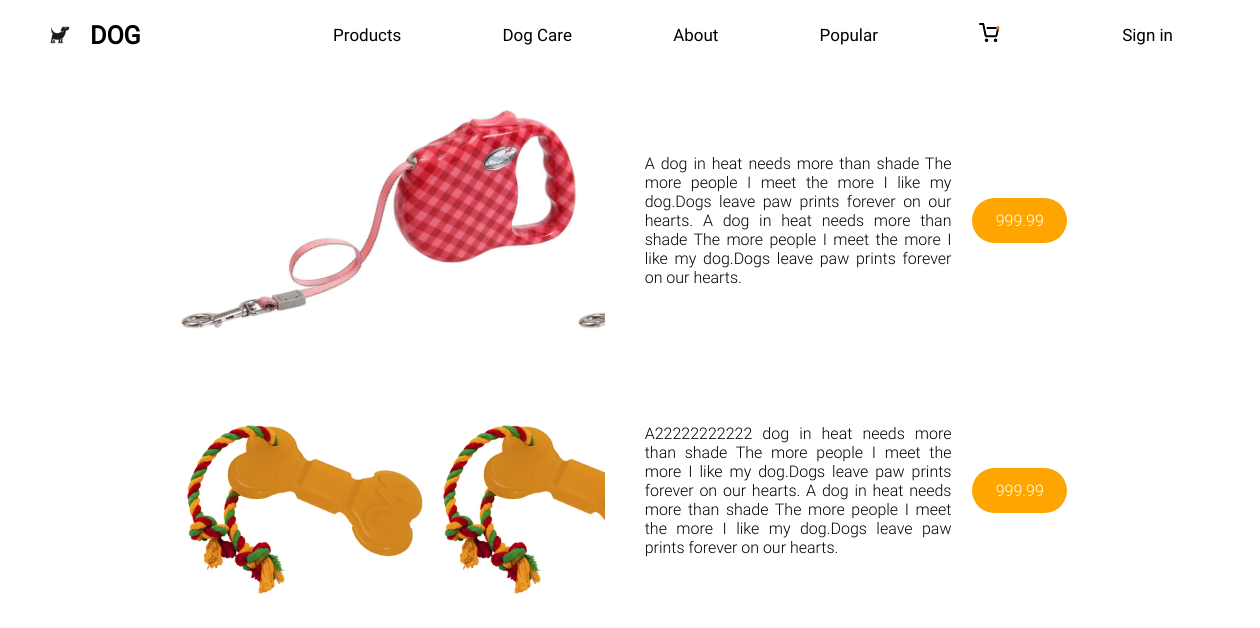
The page /product.php on the database its author committed.
### tables this page shows
CREATE TABLE `product` (
  `id` int NOT NULL,
  `title` varchar(40) NOT NULL,
  `description` varchar(1000) NOT NULL,
  `img` varchar(50) NOT NULL,
  `zena` float NOT NULL DEFAULT '999.99'
);

### product.php (the view, shortened to what this page needs)
<!DOCTYPE html>
<html lang="en">
<head>
    <link rel="stylesheet" href="style.css">
    <link rel="stylesheet" href="styleReg.css">
    <link rel="stylesheet" href="styleProd.css">
    <link rel="stylesheet" href="js.css">
    <link rel="stylesheet" href="mobile.css">
    <link rel="stylesheet" href="fonts.css">
</head>
<body>
    <div class="header">
        <div class="headertop">
            <div class="hedtopleft">
                <img src="logo.jpg" width="60px" height="50px"> <div style="font-family:Roboto-Regular; font-width:300px"><b>
                    <a href='index.php' style="text-decoration: none" class="dog">DOG</a></b></div>
            </div>
            <div class="hedtopcenter">
            <form action="product.php" method="get" target="_blank">
               <button class="b1 col" type="submit" style="">Products</button></form>
            <a href="#DogCare"> <button class="b2 col" type="submit" style="">Dog Care</button></a>
            <a href="#About"><button class="b3 col" type="submit" style="">About</button></a>
            <a href="#PopProd"><button class="b4 col" type="submit" style="">Popular</button></a>
            <a href="korzina.php"><button class="b4 col" type="submit" style=""><img src='korzina.svg'></button></a>
            </div>
            <div class="hedtopright">
                <?php
                    if (empty($_SESSION['login']) or empty($_SESSION['id'])){
                    echo '<form action="registr.php" method="get">
                            <button class="b1 col" type="submit" style="">Sign in</button>
                        </form>';
                    }else{
                    echo "Вы вошли на сайт, как ".$_SESSION['login'].'
                    <form method="get">
                        <input name="signOut" style="display:none" value="true">
                        <button class="b1 col" type="submit" style="">Sign out</button>
                    </form>';
                    }
                ?>
            </div>
    </div>
<?php
include ("bd.php");
$x=0;
echo showProd($x, $db);
function showProd($x, $db){
        $query = "SELECT * FROM product WHERE id > $x and id < $x+5";
		$result = mysqli_query($db, $query) or die(mysqli_error($db));
    $ech='';
    for ($data = []; $row = mysqli_fetch_assoc($result); $data[] = $row){
        $ech .= ('
        <div class="products">
            <div class="cartinka" style="background-image: url(karProd/'.$row['img'].');background-size: contain;"></div>
            <div class="opisanie">'.$row['description'].'</div>
            <div class="zena">
                <a><button class="bzena colzena" type="button" onclick="buy('.$row['id'].')">'.$row['zena'].'</button></a>
            </div>
        </div>');
    }
    return $ech;
}
?>
</body>
</html>

### style.css (style rules this page uses)
* { margin: 0; }
.header { width: 100%; height: 693px; display: flex; justify-content: flex-start; flex-direction: column; align-items: center; }
.headertop { width: 1300px; height: 50px; display: flex; margin-top: 10px; }
.hedtopleft { width: 310px; height: 50px; display: flex; align-items:center; font-size: 25px; padding-left: 50px; }
.hedtopcenter { width: 750px; height: 50px; display: flex; justify-content: space-between; align-items: center; }
button.b1 { margin: 10px; padding: 5px; font-size: 17px; color: Black; text-align: center; border: 0px; cursor: pointer; outline: none; font-family:Roboto-Regular; background: rgb(255, 255, 255); }
button.b2 { margin: 10px; padding: 5px; font-size: 17px; color: Black; text-align: center; border: 0px; cursor: pointer; outline: none; font-family:Roboto-Regular; background: rgb(255, 255, 255); }
button.b3 { margin: 10px; padding: 5px; font-size: 17px; color: Black; text-align: center; border: 0px; cursor: pointer; outline: none; font-family:Roboto-Regular; background: rgb(255, 255, 255); }
button.b4 { margin: 10px; padding: 5px; font-size: 17px; color: rgb(0, 0, 0); text-align: center; border: 0px; cursor: pointer; outline: none; font-family:Roboto-Regular; background: rgb(255, 255, 255); text-decoration: none; }
.hedtopright { width: 285px; height: 50px; display: flex; align-items: center; justify-content: space-evenly; font-family: "Roboto-Light"; font-size: 12px; }

### styleReg.css (style rules this page uses)
* { margin: 0; }
.dog { color:black; }
.header { width: 100%; height: 693px; display: flex; justify-content: flex-start; flex-direction: column; align-items: center; }
.headertop { width: 1300px; height: 50px; display: flex; margin-top: 10px; }
.hedtopleft { width: 310px; height: 50px; display: flex; align-items:center; font-size: 25px; padding-left: 50px; }
.hedtopcenter { width: 750px; height: 50px; display: flex; justify-content: space-between; align-items: center; }
button.b1 { margin: 10px; padding: 5px; font-size: 17px; color: Black; text-align: center; border: 0px; cursor: pointer; outline: none; font-family:Roboto-Regular; background: rgb(255, 255, 255); }
button.b2 { margin: 10px; padding: 5px; font-size: 17px; color: Black; text-align: center; border: 0px; cursor: pointer; outline: none; font-family:Roboto-Regular; background: rgb(255, 255, 255); }
button.b3 { margin: 10px; padding: 5px; font-size: 17px; color: Black; text-align: center; border: 0px; cursor: pointer; outline: none; font-family:Roboto-Regular; background: rgb(255, 255, 255); }
button.b4 { margin: 10px; padding: 5px; font-size: 17px; color: Black; text-align: center; border: 0px; cursor: pointer; outline: none; font-family:Roboto-Regular; background: rgb(255, 255, 255); }

### styleProd.css (style rules this page uses)
* { margin: 0; }
.products { width: 900px; height: 220px; display: flex; margin-top: 50px; }
.cartinka { width: 100%; height: 220px; display: flex; justify-content: center; align-items: center; }
.opisanie { width: 650px; height: 220px; display: flex; align-items: center; text-align: justify; font-family: "Roboto-Light"; font-size: 16px; margin-left: 40px; margin-right: 20px; }
.zena { width: 230px; height: 220px; display: flex; align-items: center; justify-content: center; }
button.bzena { width: 95px; height: 45px; background: orange; color: white; border: 0px; border-radius: 30px; font-family: "Roboto-Light"; font-size: 16px; margin-right: 12px; }

### rows shown on the page
product: img (picture), description "A dog in heat needs more than shade The more people I meet the more I like my dog.Dogs leave paw prints forever on our hearts. A dog in heat needs more than shade The more people I meet the more I like my dog.Dogs leave paw prints forever on our hearts.", zena "999.99"
product: img (picture), description "A22222222222 dog in heat needs more than shade The more people I meet the more I like my dog.Dogs leave paw prints forever on our hearts. A dog in heat needs more than shade The more people I meet the more I like my dog.Dogs leave paw prints forever on our hearts.", zena "999.99"
